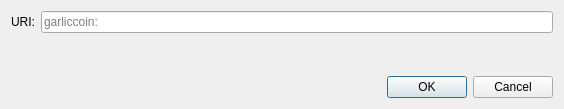
<?xml version="1.0" encoding="UTF-8"?>
<ui version="4.0">
 <class>OpenURIDialog</class>
 <widget class="QDialog" name="OpenURIDialog">
  <property name="geometry">
   <rect>
    <x>0</x>
    <y>0</y>
    <width>564</width>
    <height>109</height>
   </rect>
  </property>
  <property name="windowTitle">
   <string>Open garliccoin URI</string>
  </property>
  <layout class="QVBoxLayout" name="verticalLayout">
   <item>
    <layout class="QHBoxLayout" name="horizontalLayout">
     <item>
      <widget class="QLabel" name="label">
       <property name="text">
        <string>URI:</string>
       </property>
      </widget>
     </item>
     <item>
      <widget class="QValidatedLineEdit" name="uriEdit">
       <property name="placeholderText">
        <string notr="true">garliccoin:</string>
       </property>
      </widget>
     </item>
    </layout>
   </item>
   <item>
    <spacer name="verticalSpacer">
     <property name="orientation">
      <enum>Qt::Vertical</enum>
     </property>
     <property name="sizeHint" stdset="0">
      <size>
       <width>20</width>
       <height>40</height>
      </size>
     </property>
    </spacer>
   </item>
   <item>
    <widget class="QDialogButtonBox" name="buttonBox">
     <property name="orientation">
      <enum>Qt::Horizontal</enum>
     </property>
     <property name="standardButtons">
      <set>QDialogButtonBox::Cancel|QDialogButtonBox::Ok</set>
     </property>
    </widget>
   </item>
  </layout>
 </widget>
 <customwidgets>
  <customwidget>
   <class>QValidatedLineEdit</class>
   <extends>QLineEdit</extends>
   <header>qt/qvalidatedlineedit.h</header>
  </customwidget>
 </customwidgets>
 <resources/>
 <connections>
  <connection>
   <sender>buttonBox</sender>
   <signal>accepted()</signal>
   <receiver>OpenURIDialog</receiver>
   <slot>accept()</slot>
   <hints>
    <hint type="sourcelabel">
     <x>248</x>
     <y>254</y>
    </hint>
    <hint type="destinationlabel">
     <x>157</x>
     <y>274</y>
    </hint>
   </hints>
  </connection>
  <connection>
   <sender>buttonBox</sender>
   <signal>rejected()</signal>
   <receiver>OpenURIDialog</receiver>
   <slot>reject()</slot>
   <hints>
    <hint type="sourcelabel">
     <x>316</x>
     <y>260</y>
    </hint>
    <hint type="destinationlabel">
     <x>286</x>
     <y>274</y>
    </hint>
   </hints>
  </connection>
 </connections>
</ui>
